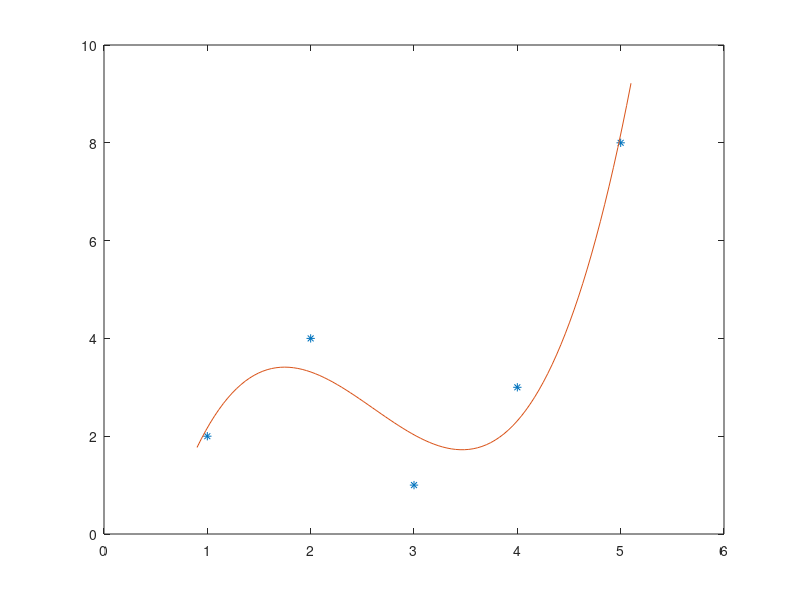

Recreate this plot in MATLAB.

% Defterdeki Polynomial curve fitting sorusu. Linear fitin aynısı polinomun
% orderi değişiyor.
clear all
close all
clc

x = [1,2,3,4,5];
y = [2,4,1,3,8];

for k=1:4
        v(k)=sum((x.^(k-1)).*y);
    for l=1:4
        M(k,l) =sum(x.^(k+l-2));
    end
end


coeffs=M\v';

a0 = coeffs(1);
a1 = coeffs(2);
a2 = coeffs(3);
a3 = coeffs(4);



xfunc = linspace(x(1)-0.1,x(5)+0.1,100);
yfunc = a0 + a1*xfunc+a2*xfunc.^2+a3*xfunc.^3;
plot(x,y,'*',xfunc,yfunc)
